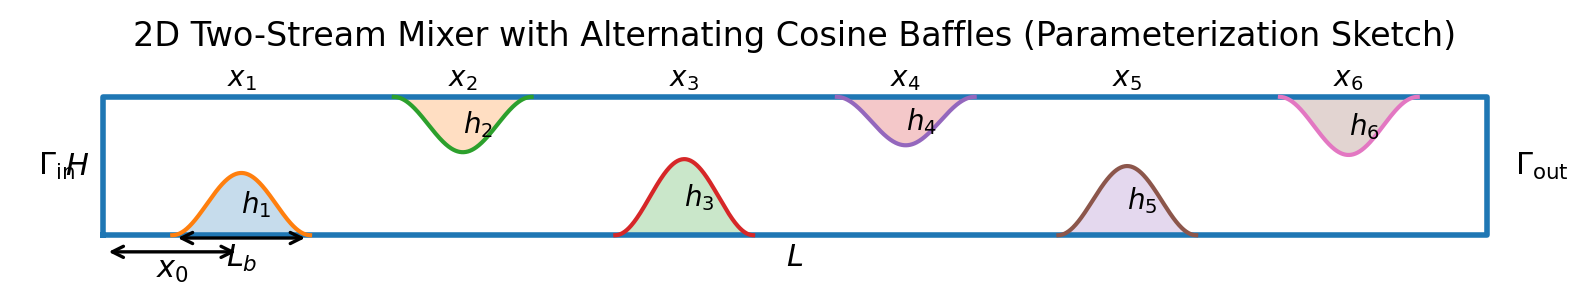

The script that saved this image:
#!/usr/bin/env python3
import numpy as np
import matplotlib.pyplot as plt

# --- Parameters (edit these) ---
L = 10.0            # channel length
H = 1.0             # channel height
N = 6               # number of baffles
x0 = 1.0            # inlet buffer before first baffle
Lb = 1.0            # baffle streamwise length support
g_min = 0.15        # minimum gap to opposite wall (validity constraint)

# Example baffle heights (must satisfy 0 < h_k < H - g_min)
h = np.array([0.45, 0.40, 0.55, 0.35, 0.50, 0.42]) * H
h = np.clip(h, 1e-3, H - g_min)

dx = (L - 2*x0)/(N-1)
xk = x0 + np.arange(N)*dx

def f_cos(x, xk, Lb):
    """Cosine bump on |x-xk|<=Lb/2, else 0."""
    s = (x - xk) / (Lb/2)
    out = np.zeros_like(x)
    m = np.abs(s) <= 1.0
    out[m] = 0.5*(1 + np.cos(np.pi*s[m]))
    return out

fig, ax = plt.subplots(figsize=(10, 2.6))
ax.set_aspect('equal', adjustable='box')

# Channel outline
ax.plot([0, L, L, 0, 0], [0, 0, H, H, 0], linewidth=2)

xx = np.linspace(0, L, 2000)
for k in range(N):
    bump = h[k] * f_cos(xx, xk[k], Lb)
    m = bump > 0
    if (k % 2) == 0:  # bottom baffle (k=0,2,4,...)
        ax.fill_between(xx[m], 0, bump[m], alpha=0.25)
        ax.plot(xx[m], bump[m], linewidth=1.5)
        ax.annotate(rf"$h_{{{k+1}}}$", xy=(xk[k], h[k]*0.5), ha="left", va="center", fontsize=10)
    else:             # top baffle
        ax.fill_between(xx[m], H - bump[m], H, alpha=0.25)
        ax.plot(xx[m], H - bump[m], linewidth=1.5)
        ax.annotate(rf"$h_{{{k+1}}}$", xy=(xk[k], H - h[k]*0.5), ha="left", va="center", fontsize=10)

    ax.annotate(rf"$x_{{{k+1}}}$", xy=(xk[k], H*1.03), ha="center", va="bottom", fontsize=10)

# Global annotations
ax.annotate(r"$\\Gamma_{\\mathrm{in}}$", xy=(0, H/2), xytext=(-0.2, H/2),
            ha="right", va="center", fontsize=11)
ax.annotate(r"$\\Gamma_{\\mathrm{out}}$", xy=(L, H/2), xytext=(L+0.2, H/2),
            ha="left", va="center", fontsize=11)

ax.text(L/2, -0.05, r"$L$", ha="center", va="top", fontsize=11)
ax.text(-0.1, H/2, r"$H$", ha="right", va="center", fontsize=11)

# Lb marker at first baffle
ax.annotate("", xy=(xk[0]-Lb/2, -0.02), xytext=(xk[0]+Lb/2, -0.02),
            arrowprops=dict(arrowstyle="<->", linewidth=1.2))
ax.text(xk[0], -0.05, r"$L_b$", ha="center", va="top", fontsize=11)

# x0 marker
ax.annotate("", xy=(0, -0.12), xytext=(x0, -0.12),
            arrowprops=dict(arrowstyle="<->", linewidth=1.2))
ax.text(x0/2, -0.15, r"$x_0$", ha="center", va="top", fontsize=11)

ax.set_xlim(-0.6, L+0.6)
ax.set_ylim(-0.25, H+0.25)
ax.axis("off")
ax.set_title("2D Two-Stream Mixer with Alternating Cosine Baffles (Parameterization Sketch)")

plt.savefig("mixer_parameterization_sketch.png", dpi=200, bbox_inches="tight")
plt.show()
